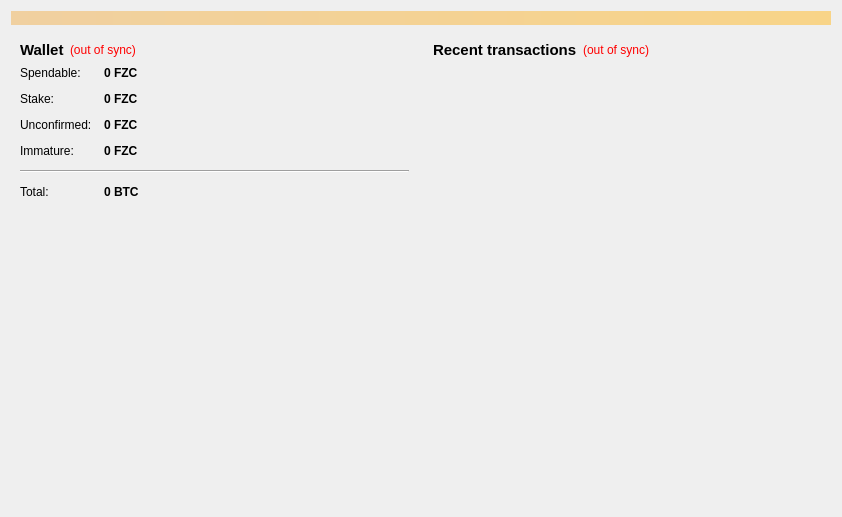
<?xml version="1.0" encoding="UTF-8"?>
<ui version="4.0">
 <class>OverviewPage</class>
 <widget class="QWidget" name="OverviewPage">
  <property name="geometry">
   <rect>
    <x>0</x>
    <y>0</y>
    <width>842</width>
    <height>517</height>
   </rect>
  </property>
  <property name="windowTitle">
   <string>Form</string>
  </property>
  <layout class="QVBoxLayout" name="topLayout">
   <item>
    <widget class="QLabel" name="labelAlerts">
     <property name="visible">
      <bool>false</bool>
     </property>
     <property name="styleSheet">
      <string notr="true">background-color: qlineargradient(x1: 0, y1: 0, x2: 1, y2: 0, stop:0 #F0D0A0, stop:1 #F8D488);  color:#000000
</string>
     </property>
     <property name="wordWrap">
      <bool>true</bool>
     </property>
     <property name="margin">
      <number>3</number>
     </property>
    </widget>
   </item>
   <item>
    <layout class="QHBoxLayout" name="horizontalLayout" stretch="1,1">
     <item>
      <layout class="QVBoxLayout" name="verticalLayout_2">
       <item>
        <widget class="QWidget" name="widget" native="true">
         <layout class="QVBoxLayout" name="verticalLayout_4">
          <item>
           <layout class="QHBoxLayout" name="horizontalLayout_4">
            <item>
             <widget class="QLabel" name="label_5">
              <property name="font">
               <font>
                <pointsize>11</pointsize>
                <weight>75</weight>
                <bold>true</bold>
               </font>
              </property>
              <property name="text">
               <string>Wallet</string>
              </property>
             </widget>
            </item>
            <item>
             <widget class="QLabel" name="labelWalletStatus">
              <property name="toolTip">
               <string>The displayed information may be out of date. Your wallet automatically synchronizes with the FZC network after a connection is established, but this process has not completed yet.</string>
              </property>
              <property name="styleSheet">
               <string notr="true">QLabel { color: red; }</string>
              </property>
              <property name="text">
               <string notr="true">(out of sync)</string>
              </property>
              <property name="alignment">
               <set>Qt::AlignLeading|Qt::AlignLeft|Qt::AlignVCenter</set>
              </property>
             </widget>
            </item>
            <item>
             <spacer name="horizontalSpacer_2">
              <property name="orientation">
               <enum>Qt::Horizontal</enum>
              </property>
              <property name="sizeHint" stdset="0">
               <size>
                <width>40</width>
                <height>20</height>
               </size>
              </property>
             </spacer>
            </item>
           </layout>
          </item>
          <item>
           <layout class="QFormLayout" name="formLayout_2">
            <property name="fieldGrowthPolicy">
             <enum>QFormLayout::AllNonFixedFieldsGrow</enum>
            </property>
            <property name="horizontalSpacing">
             <number>12</number>
            </property>
            <property name="verticalSpacing">
             <number>12</number>
            </property>
            <item row="0" column="0">
             <widget class="QLabel" name="label">
              <property name="text">
               <string>Spendable:</string>
              </property>
             </widget>
            </item>
            <item row="0" column="1">
             <widget class="QLabel" name="labelBalance">
              <property name="font">
               <font>
                <weight>75</weight>
                <bold>true</bold>
               </font>
              </property>
              <property name="cursor">
               <cursorShape>IBeamCursor</cursorShape>
              </property>
              <property name="toolTip">
               <string>Your current spendable balance</string>
              </property>
              <property name="text">
               <string notr="true">0 FZC</string>
              </property>
              <property name="alignment">
               <set>Qt::AlignLeading|Qt::AlignLeft|Qt::AlignVCenter</set>
              </property>
              <property name="textInteractionFlags">
               <set>Qt::LinksAccessibleByMouse|Qt::TextSelectableByKeyboard|Qt::TextSelectableByMouse</set>
              </property>
             </widget>
            </item>
            <item row="1" column="0">
             <widget class="QLabel" name="label_6">
              <property name="text">
               <string>Stake:</string>
              </property>
             </widget>
            </item>
            <item row="1" column="1">
             <widget class="QLabel" name="labelStake">
              <property name="font">
               <font>
                <weight>75</weight>
                <bold>true</bold>
               </font>
              </property>
              <property name="cursor">
               <cursorShape>IBeamCursor</cursorShape>
              </property>
              <property name="toolTip">
               <string>Total of coins that was staked, and do not yet count toward the current balance</string>
              </property>
              <property name="text">
               <string notr="true">0 FZC</string>
              </property>
              <property name="alignment">
               <set>Qt::AlignLeading|Qt::AlignLeft|Qt::AlignVCenter</set>
              </property>
              <property name="textInteractionFlags">
               <set>Qt::LinksAccessibleByMouse|Qt::TextSelectableByKeyboard|Qt::TextSelectableByMouse</set>
              </property>
             </widget>
            </item>
            <item row="2" column="0">
             <widget class="QLabel" name="label_3">
              <property name="text">
               <string>Unconfirmed:</string>
              </property>
             </widget>
            </item>
            <item row="2" column="1">
             <widget class="QLabel" name="labelUnconfirmed">
              <property name="font">
               <font>
                <weight>75</weight>
                <bold>true</bold>
               </font>
              </property>
              <property name="cursor">
               <cursorShape>IBeamCursor</cursorShape>
              </property>
              <property name="toolTip">
               <string>Total of transactions that have yet to be confirmed, and do not yet count toward the current balance</string>
              </property>
              <property name="text">
               <string notr="true">0 FZC</string>
              </property>
              <property name="alignment">
               <set>Qt::AlignLeading|Qt::AlignLeft|Qt::AlignVCenter</set>
              </property>
              <property name="textInteractionFlags">
               <set>Qt::LinksAccessibleByMouse|Qt::TextSelectableByKeyboard|Qt::TextSelectableByMouse</set>
              </property>
             </widget>
            </item>
            <item row="3" column="0">
             <widget class="QLabel" name="labelImmatureText">
              <property name="text">
               <string>Immature:</string>
              </property>
             </widget>
            </item>
            <item row="3" column="1">
             <widget class="QLabel" name="labelImmature">
              <property name="font">
               <font>
                <weight>75</weight>
                <bold>true</bold>
               </font>
              </property>
              <property name="toolTip">
               <string>Mined balance that has not yet matured</string>
              </property>
              <property name="text">
               <string notr="true">0 FZC</string>
              </property>
              <property name="alignment">
               <set>Qt::AlignLeading|Qt::AlignLeft|Qt::AlignVCenter</set>
              </property>
              <property name="textInteractionFlags">
               <set>Qt::LinksAccessibleByMouse|Qt::TextSelectableByKeyboard|Qt::TextSelectableByMouse</set>
              </property>
             </widget>
            </item>
            <item row="4" column="0" colspan="2">
             <widget class="Line" name="line">
              <property name="maximumSize">
               <size>
                <width>16777215</width>
                <height>16777215</height>
               </size>
              </property>
              <property name="orientation">
               <enum>Qt::Horizontal</enum>
              </property>
             </widget>
            </item>
            <item row="5" column="0">
             <widget class="QLabel" name="labelTotalText">
              <property name="text">
               <string>Total:</string>
              </property>
             </widget>
            </item>
            <item row="5" column="1">
             <widget class="QLabel" name="labelTotal">
              <property name="font">
               <font>
                <weight>75</weight>
                <bold>true</bold>
               </font>
              </property>
              <property name="cursor">
               <cursorShape>IBeamCursor</cursorShape>
              </property>
              <property name="toolTip">
               <string>Your current total balance</string>
              </property>
              <property name="text">
               <string notr="true">0 BTC</string>
              </property>
              <property name="alignment">
               <set>Qt::AlignLeading|Qt::AlignLeft|Qt::AlignVCenter</set>
              </property>
              <property name="textInteractionFlags">
               <set>Qt::LinksAccessibleByMouse|Qt::TextSelectableByKeyboard|Qt::TextSelectableByMouse</set>
              </property>
             </widget>
            </item>
           </layout>
          </item>
         </layout>
        </widget>
       </item>
       <item>
        <spacer name="verticalSpacer_2">
         <property name="orientation">
          <enum>Qt::Vertical</enum>
         </property>
         <property name="sizeHint" stdset="0">
          <size>
           <width>20</width>
           <height>40</height>
          </size>
         </property>
        </spacer>
       </item>
       <item>
        <widget class="QLabel" name="label_overview_pic">
         <property name="sizePolicy">
          <sizepolicy hsizetype="Preferred" vsizetype="Preferred">
           <horstretch>0</horstretch>
           <verstretch>0</verstretch>
          </sizepolicy>
         </property>
         <property name="minimumSize">
          <size>
           <width>0</width>
           <height>0</height>
          </size>
         </property>
         <property name="maximumSize">
          <size>
           <width>500</width>
           <height>500</height>
          </size>
         </property>
         <property name="text">
          <string/>
         </property>
         <property name="pixmap">
          <pixmap resource="../bitcoin.qrc">:/images/wallet_bg</pixmap>
         </property>
         <property name="alignment">
          <set>Qt::AlignCenter</set>
         </property>
         <property name="margin">
          <number>20</number>
         </property>
        </widget>
       </item>
       <item>
        <spacer name="verticalSpacer">
         <property name="orientation">
          <enum>Qt::Vertical</enum>
         </property>
         <property name="sizeHint" stdset="0">
          <size>
           <width>20</width>
           <height>40</height>
          </size>
         </property>
        </spacer>
       </item>
      </layout>
     </item>
     <item>
      <layout class="QVBoxLayout" name="verticalLayout_3">
       <item>
        <widget class="QWidget" name="widget_2" native="true">
         <layout class="QVBoxLayout" name="verticalLayout">
          <item>
           <layout class="QHBoxLayout" name="horizontalLayout_2">
            <item>
             <widget class="QLabel" name="label_4">
              <property name="font">
               <font>
                <pointsize>11</pointsize>
                <weight>75</weight>
                <bold>true</bold>
               </font>
              </property>
              <property name="text">
               <string>&lt;b&gt;Recent transactions&lt;/b&gt;</string>
              </property>
             </widget>
            </item>
            <item>
             <widget class="QLabel" name="labelTransactionsStatus">
              <property name="toolTip">
               <string>The displayed information may be out of date. Your wallet automatically synchronizes with the FZC network after a connection is established, but this process has not completed yet.</string>
              </property>
              <property name="styleSheet">
               <string notr="true">QLabel { color: red; }</string>
              </property>
              <property name="text">
               <string notr="true">(out of sync)</string>
              </property>
              <property name="alignment">
               <set>Qt::AlignRight|Qt::AlignTrailing|Qt::AlignVCenter</set>
              </property>
             </widget>
            </item>
            <item>
             <spacer name="horizontalSpacer">
              <property name="orientation">
               <enum>Qt::Horizontal</enum>
              </property>
              <property name="sizeHint" stdset="0">
               <size>
                <width>40</width>
                <height>20</height>
               </size>
              </property>
             </spacer>
            </item>
           </layout>
          </item>
          <item>
           <widget class="QListView" name="listTransactions">
            <property name="styleSheet">
             <string notr="true">QListView { background: transparent; }</string>
            </property>
            <property name="frameShape">
             <enum>QFrame::NoFrame</enum>
            </property>
            <property name="verticalScrollBarPolicy">
             <enum>Qt::ScrollBarAlwaysOff</enum>
            </property>
            <property name="horizontalScrollBarPolicy">
             <enum>Qt::ScrollBarAlwaysOff</enum>
            </property>
            <property name="selectionMode">
             <enum>QAbstractItemView::NoSelection</enum>
            </property>
           </widget>
          </item>
         </layout>
        </widget>
       </item>
      </layout>
     </item>
    </layout>
   </item>
  </layout>
 </widget>
 <resources>
  <include location="../bitcoin.qrc"/>
 </resources>
 <connections/>
</ui>
